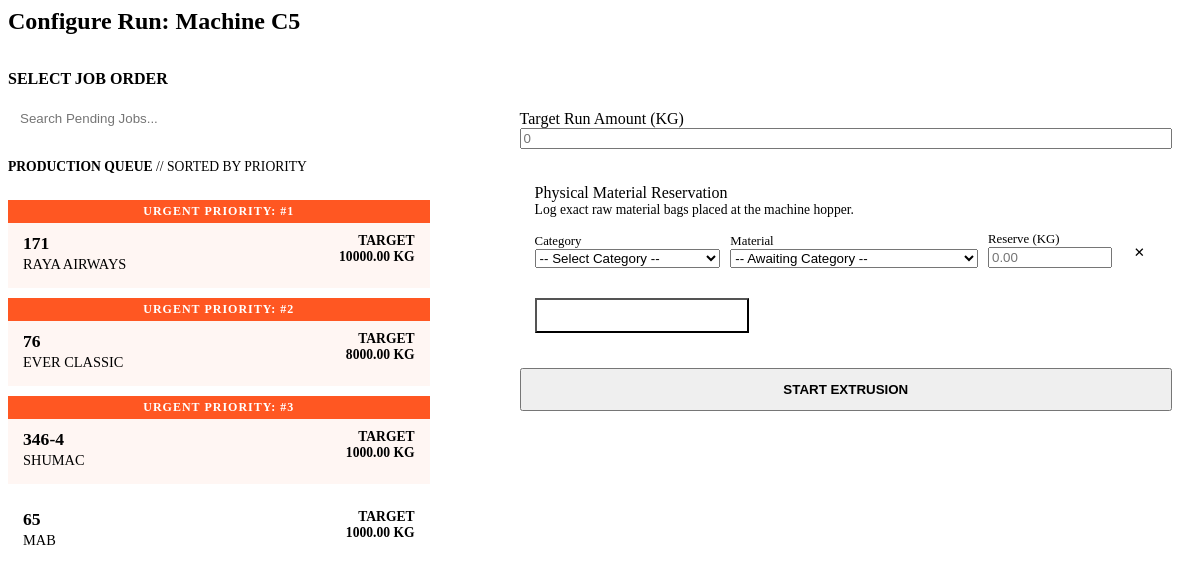
Page /load-machine-state/C5/ on the earlier database version.
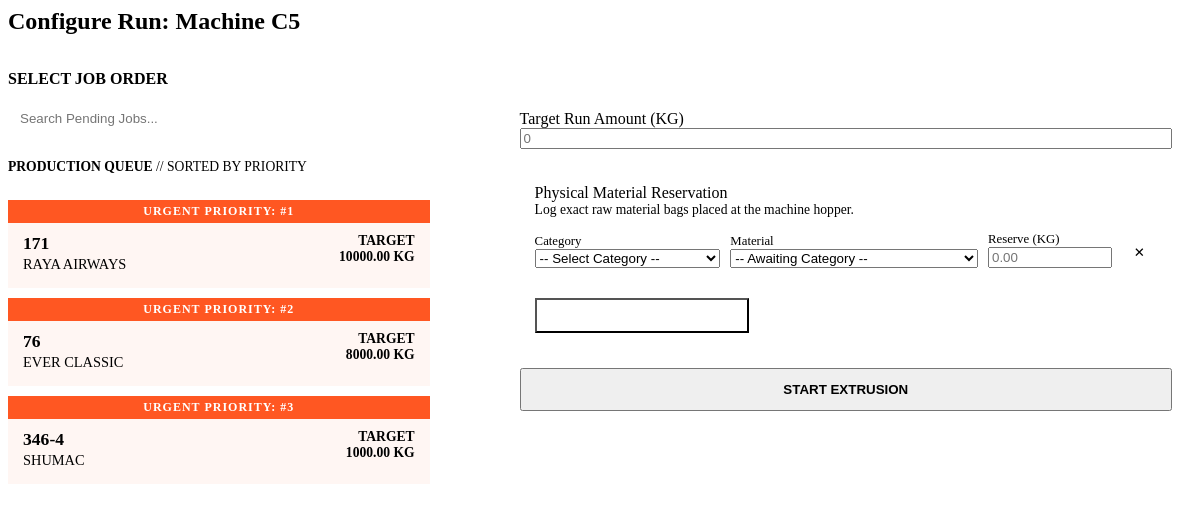
Same page on the later database version.
### production/models.py (models this page shows, shortened)
class JobOrder(models.Model):
    jo_number = models.CharField(max_length=20, unique=True)
    customer = models.CharField(max_length=100)
    queue_position = models.PositiveIntegerField(
        default=100,
        help_text="Lower numbers run first. Use 100 for standard/un-queued jobs."
    )
    po_number = models.CharField(max_length=50, blank=True, default="-")
    target_delivery_date = models.DateField(null=True, blank=True)
    product_dimension = models.CharField(max_length=100, default="")
    recipe = models.ForeignKey(Recipe, on_delete=models.SET_NULL, null=True, blank=True)
    printing_required = models.BooleanField(default=False)
    sealing_required = models.BooleanField(default=False)
    slitting_required = models.BooleanField(default=False)
    remarks = models.TextField(blank=True, default="-")
    wastage_buffer_percent = models.DecimalField(max_digits=5, decimal_places=2, default=10.00)
    order_quantity_kg = models.DecimalField(max_digits=10, decimal_places=2)
    total_extrusion_wastage_kg = models.DecimalField(max_digits=10, decimal_places=2, default=Decimal('0.00'))
    total_est_material_kg = models.DecimalField(max_digits=10, decimal_places=2, editable=False, default=Decimal('0.00'))
    estimated_extrusion_target_kg = models.DecimalField(max_digits=12, decimal_places=2, default=Decimal('0.00'), editable=False)
    estimated_material_required_kg = models.DecimalField(max_digits=12, decimal_places=2, default=Decimal('0.00'), editable=False)
    total_cutting_wastage_kg = models.DecimalField(max_digits=10, decimal_places=2, default=Decimal('0.00'))
    total_extruded_kg = models.DecimalField(max_digits=10, decimal_places=2, default=Decimal('0.00'))
    total_cut_kg = models.DecimalField(max_digits=10, decimal_places=2, default=Decimal('0.00'))
    total_packed_kg = models.DecimalField(max_digits=10, decimal_places=2, default=Decimal('0.00'))
    total_shipped_kg = models.DecimalField(max_digits=10, decimal_places=2, default=Decimal('0.00'))
    is_completed = models.BooleanField(default=False)
    objects = JobOrderManager()
    class Meta:
        ordering = ['is_completed', 'queue_position', 'target_delivery_date']

### production/views.py (the view)
# urls.py: path('load-machine-state/', views.load_machine_state, name='load_machine_state'),
def load_machine_state(request, machine_no=None):
    if not machine_no:
        machine_no = request.GET.get('machine_no')
    if not machine_no:
        return HttpResponse("<p style='color: var(--text-muted); font-weight: bold; text-transform: uppercase;'>Awaiting Machine Selection...</p>")
    active_session = ExtrusionSession.objects.filter(machine_no=machine_no, status='ACTIVE').first()
    if active_session:
        queued_jobs = JobOrder.objects.filter(is_completed=False, order_quantity_kg__gt=0).exclude(id=active_session.job_order.id).order_by('queue_position')[:15]
        active_material_name = "No Material Reserved"
        total_reserved = sum(sm.reserved_kg for sm in active_session.materials.all())
        total_consumed = active_session.total_output_kg + active_session.total_wastage_kg
        remaining_material_kg = max(Decimal('0.00'), total_reserved - total_consumed)
        first_mat = active_session.materials.first()
        if first_mat:
            active_material_name = first_mat.material.name
        return render(request, 'production/partials/active_run_ui.html', {
            'session': active_session,
            'queued_jobs': queued_jobs,
            'active_material_name': active_material_name,
            'remaining_material_kg': remaining_material_kg
        })
    else:
        job_orders = JobOrder.objects.filter(
            is_completed=False,
            order_quantity_kg__gt=F('total_extruded_kg') - F('total_cutting_wastage_kg')
        ).order_by('queue_position', 'target_delivery_date', 'id')[:20]
        categories = MaterialCategory.objects.all().order_by('name')
        initial_row_id = str(uuid.uuid4())[:8]
        return render(request, 'production/partials/start_session_ui.html', {
            'machine_no': machine_no,
            'job_orders': job_orders,
            'categories': categories,
            'initial_row_id': initial_row_id
        })

### production/templates/production/partials/start_session_ui.html (shortened to what the changed rows need)
<form hx-post="{% url 'start_session' %}" hx-target="#feedback-container" hx-include="#extrusion-shift-select" hx-disabled-elt="find button[type='submit']" style="width: 100%;">
    <div class="panel-header" style="border-bottom: 2px solid var(--border-soft); padding-bottom: 15px; margin-bottom: 20px;">
        <h2 style="color: var(--action-blue); margin: 0;">Configure Run: Machine {{ machine_no }}</h2>
    </div>
    <div style="display: grid; grid-template-columns: 1fr 1.5fr; gap: 30px;">
        <div style="border-right: 2px solid var(--border-soft); padding-right: 30px;">
            <div id="extrusion-jo-list" style="max-height: 400px; overflow-y: auto; border-top: 1px dashed var(--border-soft); padding-top: 10px;">
                {% include 'production/partials/job_radio_list.html' %}
            </div>
        </div>
    </div>
</form>

### production/templates/production/partials/job_radio_list.html (shortened to what this page needs)
<div style="max-height: 400px; overflow-y: auto; padding-right: 10px;">
    <div style="margin-bottom: 15px; padding-bottom: 10px; border-bottom: 1px dashed var(--border-soft); color: var(--text-muted); font-size: 0.85rem; text-transform: uppercase;">
        <strong>Production Queue</strong> // Sorted by Priority
    </div>
    {% for jo in job_orders %}
    <div>
        <label for="jo_{{ jo.id }}" class="radio-label {% if jo.queue_position <= 5 %}urgent-job{% endif %}">
            {% if jo.queue_position <= 5 %}
                <div style="background: #ff5722; color: white; padding: 4px 10px; font-size: 0.75rem; font-weight: bold; margin: -15px -15px 10px -15px; text-align: center; letter-spacing: 1px;">
                    URGENT PRIORITY: #{{ jo.queue_position }}
                </div>
            {% elif jo.queue_position < 100 %}
                <div style="background: var(--border-hard); color: white; padding: 4px 10px; font-size: 0.75rem; font-weight: bold; margin: -15px -15px 10px -15px; text-align: center; letter-spacing: 1px;">
                    QUEUE POSITION: #{{ jo.queue_position }}
                </div>
            {% endif %}
            <div style="display: flex; justify-content: space-between; align-items: flex-start;">
                <div>
                    <div style="font-weight: bold; font-size: 1.1rem; color: var(--text-primary);">{{ jo.jo_number }}</div>
                    <div style="color: var(--text-muted); font-size: 0.9rem; margin-top: 2px;">{{ jo.customer }}</div>
                </div>
                <div class="text-mono" style="font-size: 0.85rem; color: var(--action-blue); font-weight: bold; text-align: right;">
                    TARGET<br>{{ jo.order_quantity_kg }} KG
                </div>
            </div>
        </label>
    </div>
    {% empty %}
    <div style="padding: 15px; text-align: center; color: var(--text-muted); font-style: italic;">
        No pending jobs found.
    </div>
    {% endfor %}
</div>

Differences in the rows shown:
no longer on this page (row edited): JobOrder: jo_number "65", customer "MAB", order_quantity_kg "1000.00", queue_position 100 (drawn)
